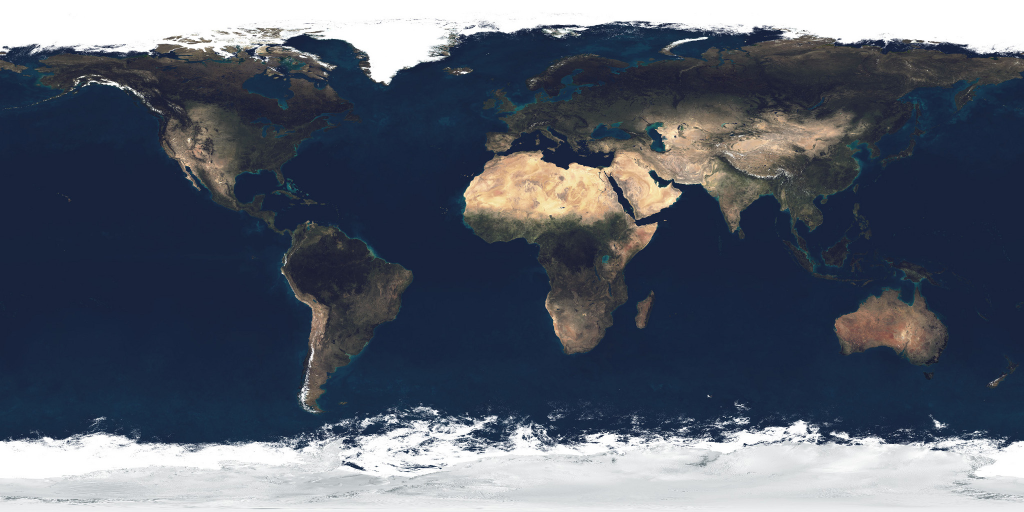
#> input picture season2/assets/planets/earth_atmos_2048.jpg, 2048 x 1024 px (shown at 1/2 size)
$ python safezone.py ../../season2/assets/planets/earth_atmos_2048.jpg ../../season2/assets/planets/earth_normal_2048.jpg ../../season2/assets/planets/earth_normal_2048.jpg
#> lines starting #> are read from the running program, lines starting #| are printed output that depends on the picture
"""Overlay an approximate TikTok / Reels / Shorts UI on a 1080x1920 still to check nothing important is covered.
usage: python3 safezone.py still.png [out.png] [tiktok|reels|shorts]"""
import sys
from PIL import Image, ImageDraw, ImageFont
src = sys.argv[1]; out = sys.argv[2] if len(sys.argv) > 2 else src.replace(".png", "_ui.png")
app = sys.argv[3] if len(sys.argv) > 3 else "tiktok"
im = Image.open(src).convert("RGBA").resize((1080, 1920))
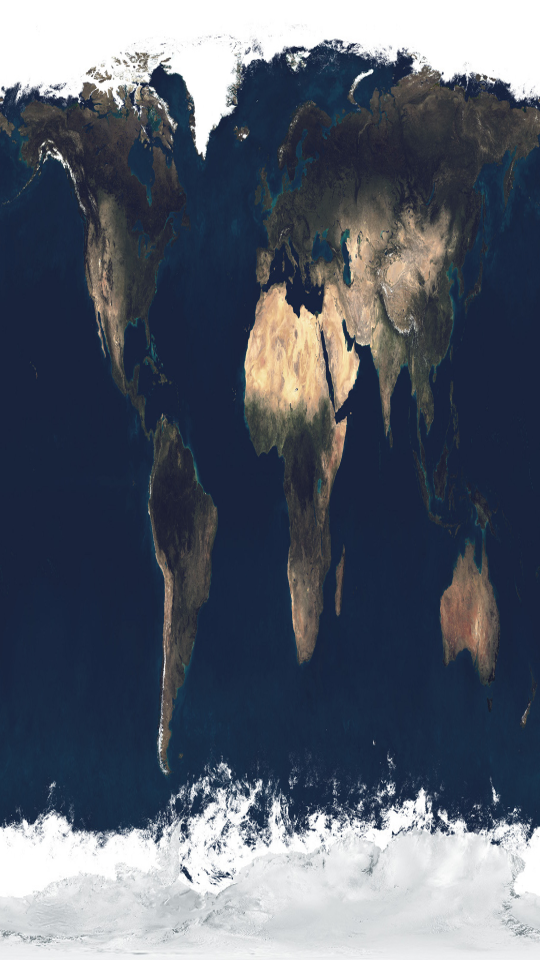
#> im: PIL image 1080x1920 RGBA (shown at 1/2 size); mean R, G, B, A 87.1, 94.3, 107.2, 255
ov = Image.new("RGBA", im.size, (0, 0, 0, 0)); d = ImageDraw.Draw(ov)
#> after `ov = Image.new('RGBA', im.size, (0, 0, 0, 0))`: ov: PIL image 1080x1920 RGBA; every value is 0
try:
    F = ImageFont.truetype("/usr/share/fonts/opentype/inter/Inter-SemiBold.otf", 40)
    f = ImageFont.truetype("/usr/share/fonts/opentype/inter/Inter-Regular.otf", 34)
except Exception:
    F = f = ImageFont.load_default()
W = (255, 255, 255, 235)
# danger zones (faint red)
for box in ((0, 0, 1080, 300), (920, 700, 1080, 1700), (0, 1440, 1080, 1920)):
    d.rectangle(box, fill=(255, 40, 40, 38))
d.rectangle((0, 1440, 1080, 1920), fill=(0, 0, 0, 70))
if app == "tiktok":
    d.text((330, 140), "Following", font=F, fill=(255, 255, 255, 170)); d.text((560, 140), "For You", font=F, fill=W)
    d.rectangle((600, 196, 680, 202), fill=W)
elif app == "reels":
    d.text((60, 140), "Reels", font=F, fill=W)
else:
    d.text((60, 140), "Shorts", font=F, fill=W)
# right action column
ys = (880, 1060, 1210, 1350, 1490, 1630)
d.ellipse((960, ys[0] - 50, 1060, ys[0] + 50), outline=W, width=5)
d.ellipse((994, ys[0] + 36, 1026, ys[0] + 68), fill=(255, 60, 90, 255))
for y in ys[1:5]:
    d.ellipse((975, y - 38, 1045, y + 32), fill=(255, 255, 255, 200))
    d.text((985, y + 40), "1.2K", font=ImageFont.truetype("/usr/share/fonts/opentype/inter/Inter-Regular.otf", 24) if f != ImageFont.load_default() else f, fill=W)
# bottom: username, description, sound
d.text((40, 1560), "@whatif_ig  · Follow", font=F, fill=W)
d.text((40, 1625), "What is this? 👀 It's dandruff, up close…", font=f, fill=W)
d.text((40, 1680), "#howitworks #science #didyouknow", font=f, fill=(255, 255, 255, 200))
d.text((40, 1760), "♪ original sound", font=f, fill=(255, 255, 255, 200))
d.rectangle((0, 1830, 1080, 1920), fill=(0, 0, 0, 200))
Image.alpha_composite(im, ov).convert("RGB").save(out)
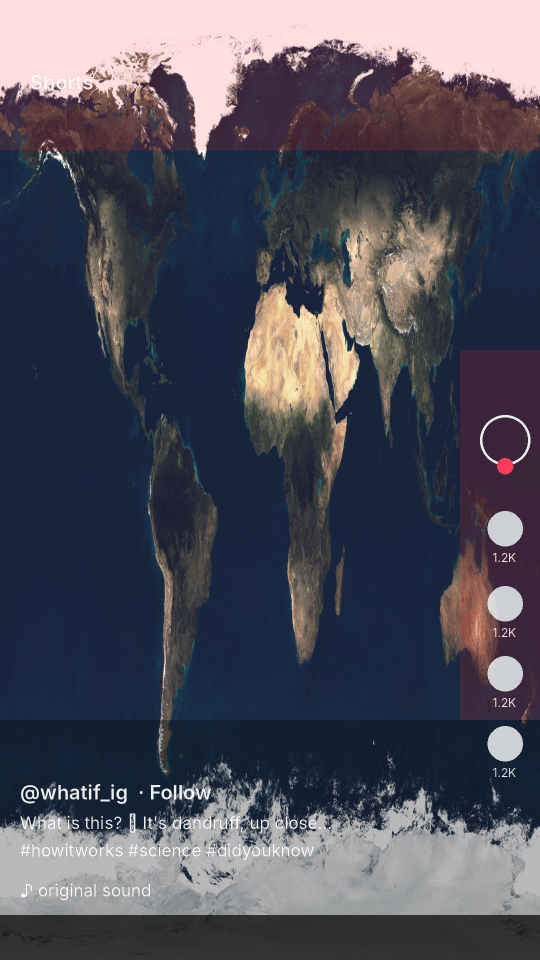
#> saved as earth_normal_2048.jpg: PIL image 1080x1920 RGB (shown at 1/2 size); mean R, G, B 78.4, 78, 89.7
print(out)
